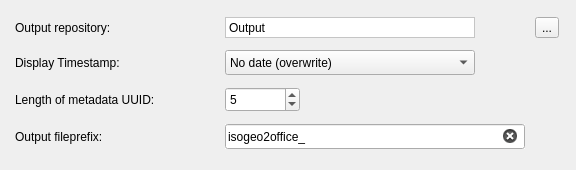
         <widget class="QWidget" name="tlb_section_global">
          <property name="geometry">
           <rect>
            <x>0</x>
            <y>0</y>
            <width>576</width>
            <height>170</height>
           </rect>
          </property>
          <property name="minimumSize">
           <size>
            <width>3</width>
            <height>0</height>
           </size>
          </property>
          <property name="maximumSize">
           <size>
            <width>600</width>
            <height>200</height>
           </size>
          </property>
          <attribute name="icon">
           <iconset resource="../../../resources.qrc">
            <normaloff>:/IsogeoToOffice/resources/settings/bars.svg</normaloff>:/IsogeoToOffice/resources/settings/bars.svg</iconset>
          </attribute>
          <attribute name="label">
           <string>Location and naming rules</string>
          </attribute>
          <layout class="QGridLayout" name="gridLayout">
           <item row="2" column="0">
            <widget class="QLabel" name="lbl_timestamp">
             <property name="minimumSize">
              <size>
               <width>100</width>
               <height>20</height>
              </size>
             </property>
             <property name="maximumSize">
              <size>
               <width>200</width>
               <height>25</height>
              </size>
             </property>
             <property name="text">
              <string>Display Timestamp:</string>
             </property>
            </widget>
           </item>
           <item row="2" column="2" colspan="2">
            <widget class="QComboBox" name="cbb_timestamp">
             <property name="minimumSize">
              <size>
               <width>150</width>
               <height>25</height>
              </size>
             </property>
             <property name="maximumSize">
              <size>
               <width>250</width>
               <height>35</height>
              </size>
             </property>
             <item>
              <property name="text">
               <string>No date (overwrite)</string>
              </property>
             </item>
             <item>
              <property name="text">
               <string>Day</string>
              </property>
             </item>
             <item>
              <property name="text">
               <string>Datetime</string>
              </property>
             </item>
            </widget>
           </item>
           <item row="1" column="2">
            <widget class="QLabel" name="lbl_output_folder_value">
             <property name="minimumSize">
              <size>
               <width>150</width>
               <height>20</height>
              </size>
             </property>
             <property name="maximumSize">
              <size>
               <width>250</width>
               <height>35</height>
              </size>
             </property>
             <property name="cursor">
              <cursorShape>ArrowCursor</cursorShape>
             </property>
             <property name="styleSheet">
              <string notr="true">background-color: rgb(255, 255, 255);</string>
             </property>
             <property name="frameShape">
              <enum>QFrame::StyledPanel</enum>
             </property>
             <property name="text">
              <string>Output</string>
             </property>
             <property name="scaledContents">
              <bool>false</bool>
             </property>
            </widget>
           </item>
           <item row="5" column="2">
            <widget class="QLineEdit" name="txt_output_fileprefix">
             <property name="minimumSize">
              <size>
               <width>200</width>
               <height>20</height>
              </size>
             </property>
             <property name="maximumSize">
              <size>
               <width>300</width>
               <height>35</height>
              </size>
             </property>
             <property name="toolTip">
              <string>Enter output file name</string>
             </property>
             <property name="autoFillBackground">
              <bool>true</bool>
             </property>
             <property name="inputMethodHints">
              <set>Qt::ImhNone</set>
             </property>
             <property name="inputMask">
              <string notr="true"/>
             </property>
             <property name="text">
              <string>isogeo2office_</string>
             </property>
             <property name="maxLength">
              <number>25</number>
             </property>
             <property name="placeholderText">
              <string>isogeo2office_</string>
             </property>
             <property name="clearButtonEnabled">
              <bool>true</bool>
             </property>
            </widget>
           </item>
           <item row="3" column="0">
            <widget class="QLabel" name="lbl_uid">
             <property name="minimumSize">
              <size>
               <width>100</width>
               <height>20</height>
              </size>
             </property>
             <property name="maximumSize">
              <size>
               <width>200</width>
               <height>25</height>
              </size>
             </property>
             <property name="text">
              <string>Length of metadata UUID:</string>
             </property>
            </widget>
           </item>
           <item row="1" column="0">
            <widget class="QLabel" name="lbl_output_folder">
             <property name="minimumSize">
              <size>
               <width>100</width>
               <height>20</height>
              </size>
             </property>
             <property name="maximumSize">
              <size>
               <width>200</width>
               <height>25</height>
              </size>
             </property>
             <property name="text">
              <string>Output repository:</string>
             </property>
            </widget>
           </item>
           <item row="5" column="0">
            <widget class="QLabel" name="lbl_output_fileprefix">
             <property name="minimumSize">
              <size>
               <width>100</width>
               <height>20</height>
              </size>
             </property>
             <property name="maximumSize">
              <size>
               <width>200</width>
               <height>25</height>
              </size>
             </property>
             <property name="text">
              <string>Output fileprefix:</string>
             </property>
            </widget>
           </item>
           <item row="3" column="2">
            <widget class="QSpinBox" name="int_md_uuid">
             <property name="minimumSize">
              <size>
               <width>50</width>
               <height>20</height>
              </size>
             </property>
             <property name="maximumSize">
              <size>
               <width>75</width>
               <height>35</height>
              </size>
             </property>
             <property name="maximum">
              <number>8</number>
             </property>
             <property name="value">
              <number>5</number>
             </property>
            </widget>
           </item>
           <item row="1" column="3">
            <widget class="QToolButton" name="btn_directory_change">
             <property name="text">
              <string notr="true">...</string>
             </property>
            </widget>
           </item>
          </layout>
         </widget>
